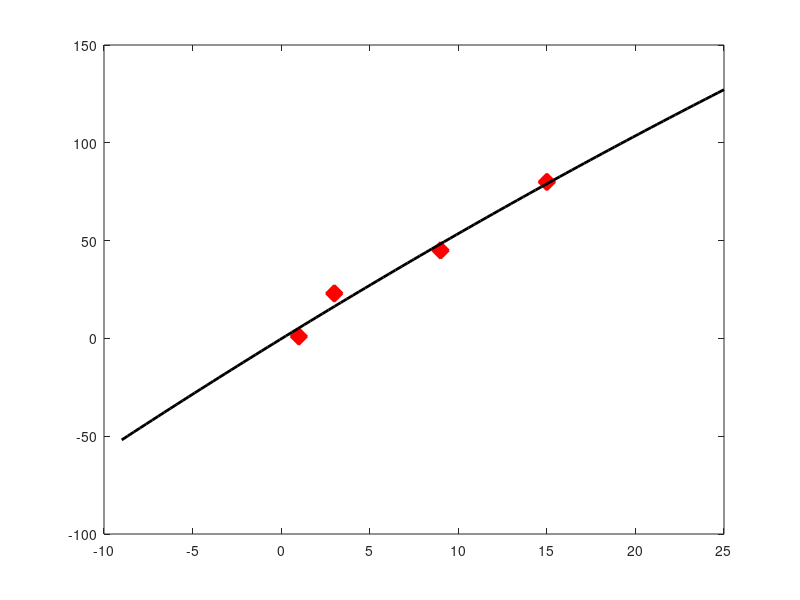

Source code (MATLAB):
function [] = graph()

data = dlmread('data.csv');

disp(data);

x = data(:, 1);
y = data(:, 2);

koff = data(:, 4);

mnkX = linspace((min(x)-10), max(x)+10);
mnkY = [];
i = 0;
j = 1;
for k = 1:length(mnkX)
  sum = 0;
  for i = 0:length(koff)-1
    sum = sum + koff(i+1)*mnkX(k)^i
  endfor
  mnkY(k) = sum;
endfor

coords = plot(x, y, 'rx');
set(coords, 'LineWidth', 10);
hold on;
mnk = plot(mnkX, mnkY, '-k');
set(mnk, 'LineWidth', 2);
hold off;
end